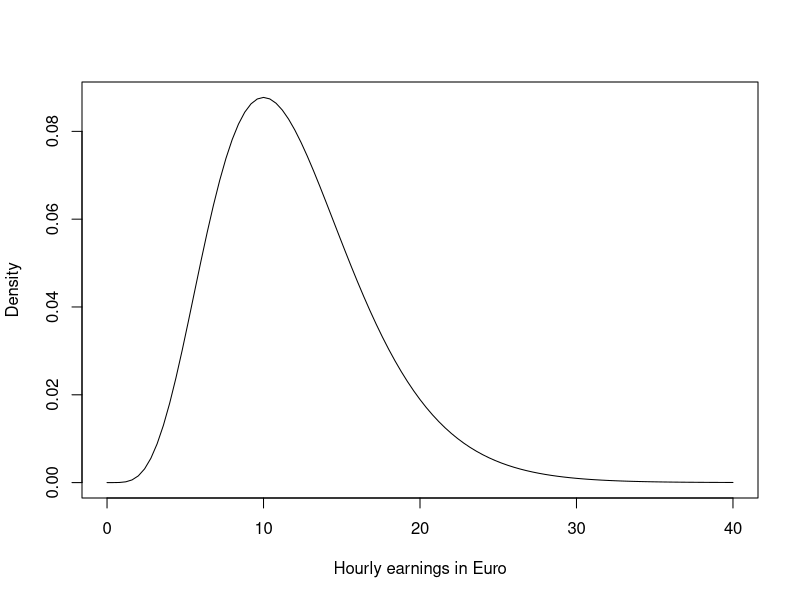
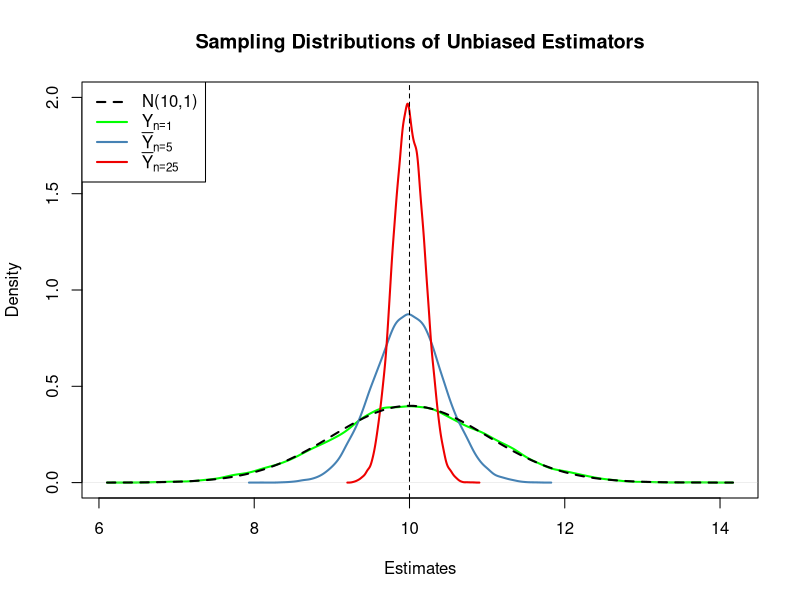
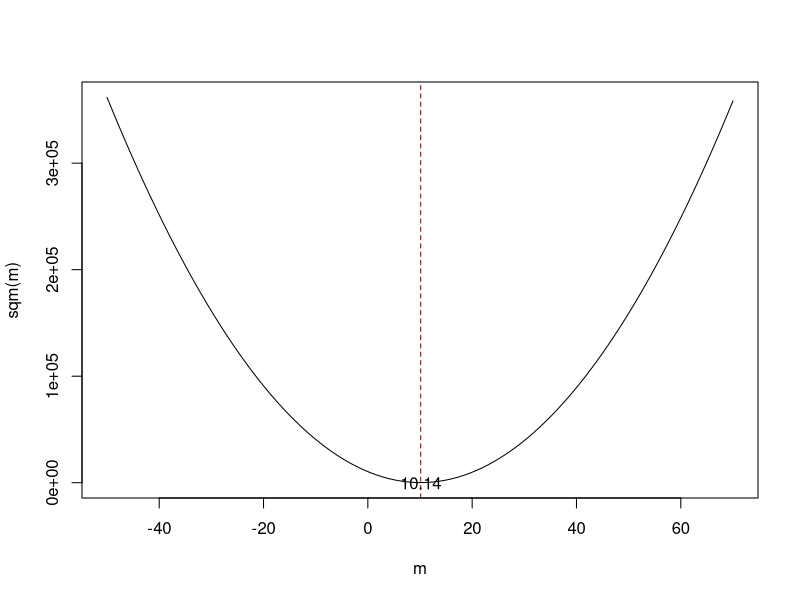
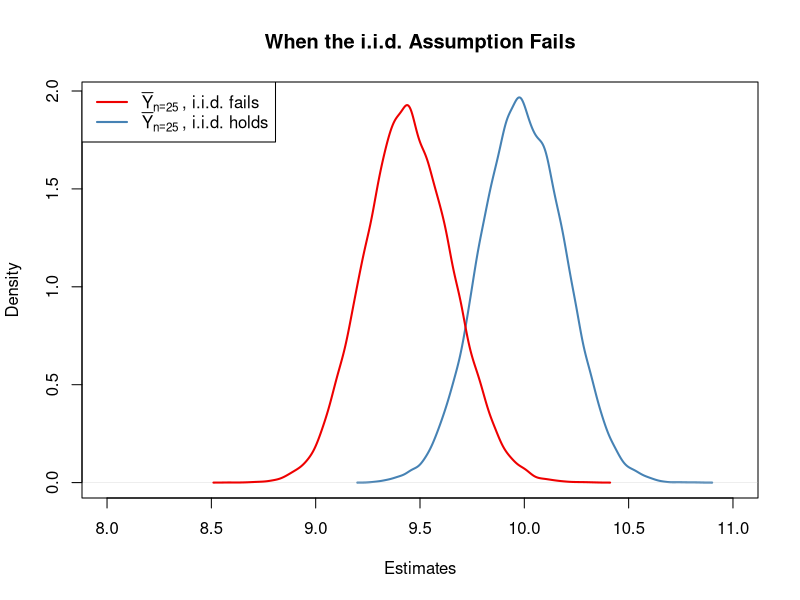
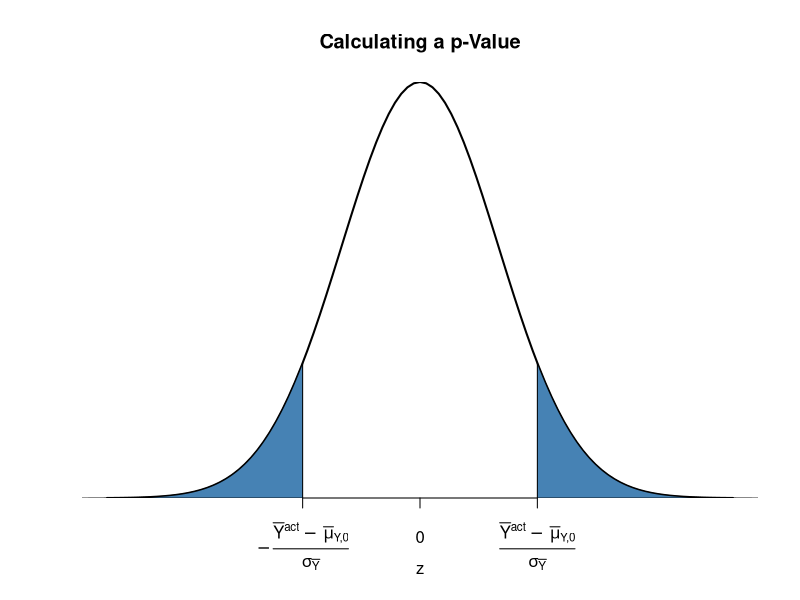
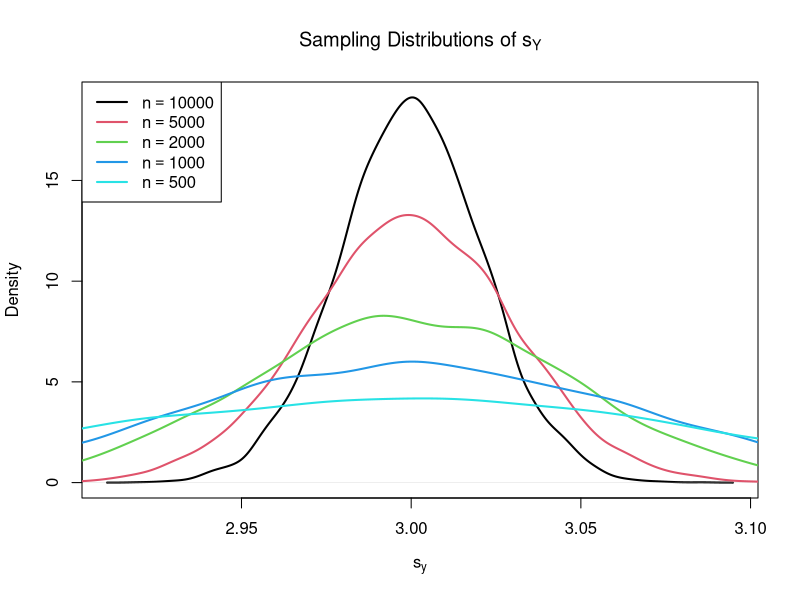
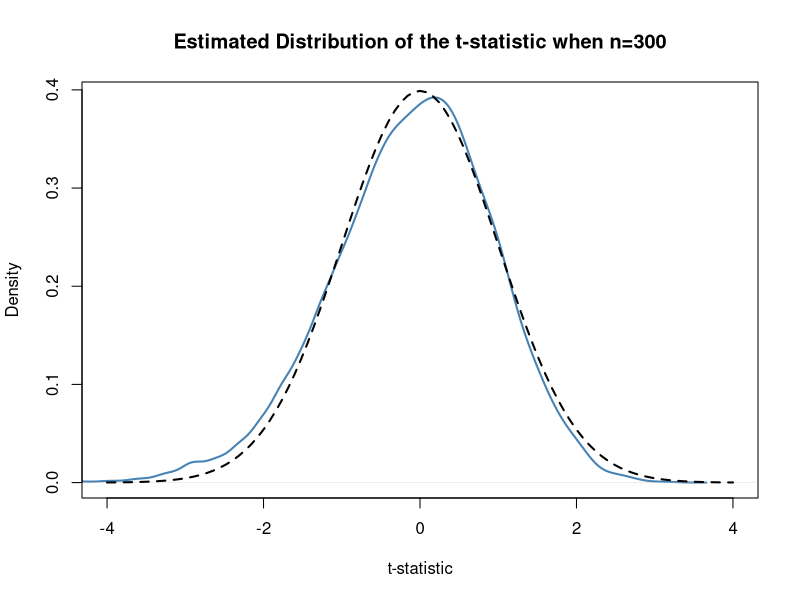
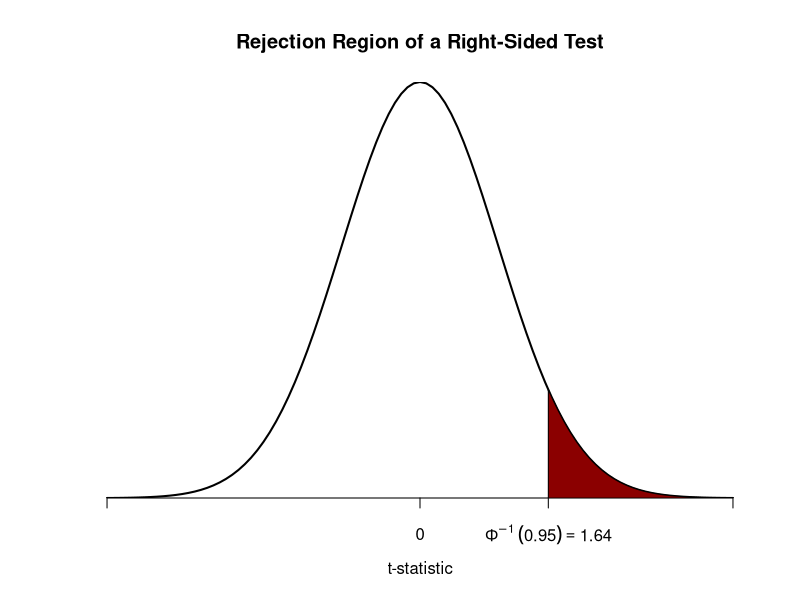

Generate these figures, in order, with R: (Note: this script raises an error after producing the figures.)
## ---- chunk 1
cat('
<div class = "keyconcept" id="KC3.1">
<h3 class = "right"> Key Concept 3.1 </h3>          
<h3 class = "left"> Estimators and Estimates </h3>

*Estimators* are functions of sample data drawn from an unknown population. *Estimates* are numeric values computed by estimators based on the sample data. Estimators are random variables because they are functions of *random* data. Estimates are nonrandom numbers.

</div>
')
## ---- chunk 2
cat('\\begin{keyconcepts}[Estimators and Estimates]{3.1}
\\textit{Estimators} are functions of sample data that are drawn randomly from an unknown population. \\textit{Estimates} are numeric values computed by estimators based on the sample data. Estimators are random variables because they are functions of \\textit{random} data. Estimates are nonrandom numbers.
\\end{keyconcepts}')
## ---- chunk 3
# plot the chi_12^2 distribution
curve(dchisq(x, df=12), 
      from = 0, 
      to = 40, 
      ylab = "Density", 
      xlab = "Hourly earnings in Euro")
## ---- chunk 4
# set seed for reproducibility
set.seed(1)

# sample from the chi_12^2 distribution, use only the first observation
rsamp <- rchisq(n = 100, df = 12)
rsamp[1]
## ---- chunk 5
cat('
<div class = "keyconcept" id="KC3.2">
<h3 class = "right"> Key Concept 3.2 </h3>          
<h3 class = "left"> Bias, Consistency and Efficiency </h3>

Desirable characteristics of an estimator include unbiasedness, consistency and efficiency.

**Unbiasedness:**  
If the mean of the sampling distribution of some estimator $\\hat\\mu_Y$ for the population mean $\\mu_Y$ equals $\\mu_Y$,
$$ E(\\hat\\mu_Y) = \\mu_Y, $$
the estimator is unbiased for $\\mu_Y$. The *bias* of $\\hat\\mu_Y$ then is $0$:

$$ E(\\hat\\mu_Y) - \\mu_Y = 0$$

**Consistency:**

We want the uncertainty of the estimator $\\mu_Y$ to decrease as the number of observations in the sample grows. More precisely, we want the probability that the estimate $\\hat\\mu_Y$ falls within a small interval around the true value $\\mu_Y$ to get increasingly closer to $1$ as $n$ grows. We write this as

$$ \\hat\\mu_Y \\xrightarrow{p} \\mu_Y. $$

**Variance and efficiency:**

We want the estimator to be efficient. Suppose we have two estimators, $\\hat\\mu_Y$ and $\\overset{\\sim}{\\mu}_Y$ and for some given sample size $n$ it holds that

$$ E(\\hat\\mu_Y) = E(\\overset{\\sim}{\\mu}_Y) = \\mu_Y $$
but
$$\\text{Var}(\\hat\\mu_Y) < \\text{Var}(\\overset{\\sim}{\\mu}_Y).$$

We then prefer to use $\\hat\\mu_Y$ as it has a lower variance than $\\overset{\\sim}{\\mu}_Y$, meaning that $\\hat\\mu_Y$ is more *efficient* in using the information provided by the observations in the sample.

</div>
')
## ---- chunk 6
cat('\\begin{keyconcepts}[Bias\\comma Consistency and Efficiency]{3.2}
Desirable characteristics of an estimator include unbiasedness, consistency and efficiency.\\newline

\\textbf{Unbiasedness:}

If the mean of the sampling distribution of some estimator $\\hat\\mu_Y$ for the population mean $\\mu_Y$ equals $\\mu_Y$,
$$ E(\\hat\\mu_Y) = \\mu_Ym, $$
the estimator is unbiased for $\\mu_Y$. The \\textit{bias} of $\\hat\\mu_Y$ then is $0$:

$$ E(\\hat\\mu_Y) - \\mu_Y = 0$$

\\textbf{Consistency:}

We want the uncertainty of the estimator $\\mu_Y$ to decrease as the number of observations in the sample grows. More precisely, we want the probability that the estimate $\\hat\\mu_Y$ falls within a small interval around the true value $\\mu_Y$ to get increasingly closer to $1$ as $n$ grows. We write this as

$$ \\hat\\mu_Y \\xrightarrow{p} \\mu_Y. $$

\\textbf{Variance and efficiency:}

We want the estimator to be efficient. Suppose we have two estimators, $\\hat\\mu_Y$ and $\\overset{\\sim}{\\mu}_Y$ and for some given sample size $n$ it holds that

$$ E(\\hat\\mu_Y) = E(\\overset{\\sim}{\\mu}_Y) = \\mu_Y $$
but
$$\\text{Var}(\\hat\\mu_Y) < \\text{Var}(\\overset{\\sim}{\\mu}_Y).$$

We then prefer to use $\\hat\\mu_Y$ as it has a lower variance than $\\overset{\\sim}{\\mu}_Y$, meaning that $\\hat\\mu_Y$ is more \\textit{efficient} in using the information provided by the observations in the sample.
\\end{keyconcepts}')
## ---- chunk 7
# generate a fictious population
pop <- rnorm(10000, 10, 1)

# sample from the population and estimate the mean
est1 <- replicate(expr = mean(sample(x = pop, size = 5)), n = 25000)

est2 <- replicate(expr = mean(sample(x = pop, size = 25)), n = 25000)

fo <- replicate(expr = sample(x = pop, size = 5)[1], n = 25000)
## ---- chunk 8
# check if object type is vector
is.vector(est1)
is.vector(est2)

# check length
length(est1)
length(est2)
## ---- chunk 9
# plot density estimate Y_1
plot(density(fo), 
      col = "green", 
      lwd = 2,
      ylim = c(0, 2),
      xlab = "Estimates",
      main = "Sampling Distributions of Unbiased Estimators")

# add density estimate for the distribution of the sample mean with n=5 to the plot
lines(density(est1), 
     col = "steelblue", 
     lwd = 2, 
     bty = "l")

# add density estimate for the distribution of the sample mean with n=25 to the plot
lines(density(est2), 
      col = "red2", 
      lwd = 2)

# add a vertical line at the true parameter
abline(v = 10, lty = 2)

# add N(10,1) density to the plot
curve(dnorm(x, mean = 10), 
     lwd = 2,
     lty = 2,
     add = T)

# add a legend
legend("topleft",
       legend = c("N(10,1)",
                  expression(Y[n == 1]),
                  expression(bar(Y)[n == 5]),
                  expression(bar(Y)[n == 25])
                  ), 
       lty = c(2, 1, 1, 1), 
       col = c("black","green", "steelblue", "red2"),
       lwd = 2)
## ---- chunk 10
# define the function and vectorize it
sqm <- function(m) {
 sum((y-m)^2)
}
sqm <- Vectorize(sqm)

# draw random sample and compute the mean
y <- rnorm(100, 10, 1)
mean(y)
## ---- chunk 11
# plot the objective function
curve(sqm(x), 
      from = -50, 
      to = 70,
      xlab = "m",
      ylab = "sqm(m)")

# add vertical line at mean(y)
abline(v = mean(y), 
       lty = 2, 
       col = "darkred")

# add annotation at mean(y)
text(x = mean(y), 
     y = 0, 
     labels = paste(round(mean(y), 2)))
## ---- chunk 12
# compute the population mean of pop
mean(pop)
## ---- chunk 13
# simulate outcomes for the sample mean when the i.i.d. assumption fails
est3 <-  replicate(n = 25000, 
                   expr = mean(sample(x = sort(pop), 
                                      size = 25, 
                                      prob = c(rep(4, 2500), rep(1, 7500)))))

# compute the sample mean of the outcomes
mean(est3)
## ---- chunk 14
# sampling distribution of sample mean, i.i.d. holds, n=25
plot(density(est2), 
      col = "steelblue",
      lwd = 2,
      xlim = c(8, 11),
      xlab = "Estimates",
      main = "When the i.i.d. Assumption Fails")

# sampling distribution of sample mean, i.i.d. fails, n=25
lines(density(est3),
      col = "red2",
      lwd = 2)

# add a legend
legend("topleft",
       legend = c(expression(bar(Y)[n == 25]~", i.i.d. fails"),
                  expression(bar(Y)[n == 25]~", i.i.d. holds")
                  ), 
       lty = c(1, 1), 
       col = c("red2", "steelblue"),
       lwd = 2)
## ---- chunk 15
# plot the standard normal density on the interval [-4,4]
curve(dnorm(x),
      xlim = c(-4, 4),
      main = "Calculating a p-Value",
      yaxs = "i",
      xlab = "z",
      ylab = "",
      lwd = 2,
      axes = "F")

# add x-axis
axis(1, 
     at = c(-1.5, 0, 1.5), 
     padj = 0.75,
     labels = c(expression(-frac(bar(Y)^"act"~-~bar(mu)["Y,0"], sigma[bar(Y)])),
                0,
                expression(frac(bar(Y)^"act"~-~bar(mu)["Y,0"], sigma[bar(Y)]))))

# shade p-value/2 region in left tail
polygon(x = c(-6, seq(-6, -1.5, 0.01), -1.5),
        y = c(0, dnorm(seq(-6, -1.5, 0.01)),0), 
        col = "steelblue")

# shade p-value/2 region in right tail
polygon(x = c(1.5, seq(1.5, 6, 0.01), 6),
        y = c(0, dnorm(seq(1.5, 6, 0.01)), 0), 
        col = "steelblue")
## ---- chunk 16
# vector of sample sizes
n <- c(10000, 5000, 2000, 1000, 500)

# sample observations, estimate using 'sd()' and plot the estimated distributions
sq_y <- replicate(n = 10000, expr = sd(rnorm(n[1], 10, 3)))
plot(density(sq_y),
     main = expression("Sampling Distributions of" ~ s[Y]),
     xlab = expression(s[y]),
     lwd = 2)

for (i in 2:length(n)) {
  sq_y <- replicate(n = 10000, expr = sd(rnorm(n[i], 10, 3)))
  lines(density(sq_y), 
        col = i, 
        lwd = 2)
}

# add a legend
legend("topleft",
       legend = c(expression(n == 10000),
                  expression(n == 5000),
                  expression(n == 2000),
                  expression(n == 1000),
                  expression(n == 500)), 
       col = 1:5,
       lwd = 2)
## ---- chunk 17
cat('
<div class = "keyconcept" id="KC3.4">
<h3 class = "right"> Key Concept 3.4 </h3>          
<h3 class = "left"> The Standard Error of $\\overline{Y}$ </h3>

Take an i.i.d. sample $Y_1, \\dots, Y_n$. The mean of $Y$ is consistently estimated by $\\overline{Y}$, the sample mean of the $Y_i$. Since $\\overline{Y}$ is a random variable, it has a sampling distribution with variance $\\frac{\\sigma_Y^2}{n}$.

The standard error of $\\overline{Y}$, denoted $SE(\\overline{Y})$ is an estimator of the standard deviation of $\\overline{Y}$:

$$ SE(\\overline{Y}) = \\hat\\sigma_{\\overline{Y}} = \\frac{s_Y}{\\sqrt{n}} $$

The caret (^) over $\\sigma$ indicates that $\\hat\\sigma_{\\overline{Y}}$ is an estimator for $\\sigma_{\\overline{Y}}$. 
</div>
')
## ---- chunk 18
cat('\\begin{keyconcepts}[The Standard Error of $\\overline{Y}$]{3.4}
Take an i.i.d. sample $Y_1, \\dots, Y_n$. The mean of $Y$ is consistently estimated by $\\overline{Y}$, the sample mean of the $Y_i$. Since $\\overline{Y}$ is a random variable, it has a sampling distribution with variance $\\frac{\\sigma_Y^2}{n}$.

The standard error of $\\overline{Y}$, denoted $SE(\\overline{Y})$ is an estimator of the standard deviation of $\\overline{Y}$:

$$ SE(\\overline{Y}) = \\hat\\sigma_{\\overline{Y}} = \\frac{s_Y}{\\sqrt{n}} $$

The caret (\\string^) over $\\sigma$ indicates that $\\hat\\sigma_{\\overline{Y}}$ is an estimator for $\\sigma_{\\overline{Y}}$. 
\\end{keyconcepts}
')
## ---- chunk 19
# draw 10000 samples of size 100 and estimate the mean of Y and
# estimate the standard error of the sample mean

mean_estimates <- numeric(10000)
se_estimates <- numeric(10000)

for (i in 1:10000) {
  
  s <- sample(0:1, 
              size = 100,  
              prob = c(0.9, 0.1),
              replace = T)
  
  mean_estimates[i] <- mean(s)
  se_estimates[i] <- sqrt(mean(s) * (1 - mean(s)) / 100)

}

mean(mean_estimates)
mean(se_estimates)
## ---- chunk 20
# sample and estimate, compute standard error
samplemean_act <- mean(
  sample(0:1, 
         prob = c(0.9, 0.1), 
         replace = T, 
         size = 100))

SE_samplemean <- sqrt(samplemean_act * (1 - samplemean_act) / 100)

# null hypothesis
mean_h0 <- 0.1

# compute the p-value
pvalue <- 2 * pnorm(- abs(samplemean_act - mean_h0) / SE_samplemean)
pvalue
## ---- chunk 21
# compute a t-statistic for the sample mean
tstatistic <- (samplemean_act - mean_h0) / SE_samplemean
tstatistic
## ---- chunk 22
# prepare empty vector for t-statistics
tstatistics <- numeric(10000)

# set sample size
n <- 300

# simulate 10000 t-statistics
for (i in 1:10000) {
  
  s <- sample(0:1, 
              size = n,  
              prob = c(0.9, 0.1),
              replace = T)
  
  tstatistics[i] <- (mean(s)-0.1)/sqrt(var(s)/n)
  
}
## ---- chunk 23
# plot density and compare to N(0,1) density
plot(density(tstatistics),
     xlab = "t-statistic",
     main = "Estimated Distribution of the t-statistic when n=300",
     lwd = 2,
     xlim = c(-4, 4),
     col = "steelblue")

# N(0,1) density (dashed)
curve(dnorm(x), 
      add = T, 
      lty = 2, 
      lwd = 2)
## ---- chunk 24
cat('
<div class = "keyconcept" id="KC3.5">
<h3 class = "right"> Key Concept 3.5 </h3>          
<h3 class = "left"> The Terminology of Hypothesis Testing </h3>

In hypothesis testing, two types of mistakes are possible:

1. The null hypothesis *is* rejected although it is true (type-I-error)  

2. The null hypothesis *is not* rejected although it is false (type-II-error) 

The **significance level** of the test is the probability to commit a type-I-error we are willing to accept in advance. E.g., using a prespecified significance level of $0.05$, we reject the null hypothesis if and only if the $p$-value is less than $0.05$. The significance level is chosen before the test is conducted.

An equivalent procedure is to reject the null hypothesis if the observed test statistic is, in absolute value terms, larger than the **critical value** of the test statistic. The critical value is determined by the significance level chosen and defines two disjoint sets of values which are called **acceptance region** and **rejection region**. The acceptance region contains all values of the test statistic for which the test does not reject while the rejection region contains all the values for which the test does reject.

The **$p$-value** is the probability that, in repeated sampling under the same conditions a test statistic is observed that provides just as much evidence against the null hypothesis as the test statistic actually observed.

The actual probability that the test rejects the true null hypothesis is called the **size of the test**. In an ideal setting, the size does equal the significance level.

The probability that the test correctly rejects a false null hypothesis is called **power**. 

</div>
')
## ---- chunk 25
cat('\\begin{keyconcepts}[The Terminology of Hypothesis Testing]{3.5}
In hypothesis testing, two types of mistakes are possible:\\newline

\\begin{enumerate}
\\item The null hypothesis \\textit{is} rejected although it is true (type-I-error)  
\\item The null hypothesis \\textit{is not} rejected although it is false (type-II-error) 
\\end{enumerate}\\vspace{0.5cm}

The \\textit{significance level} of the test is the probability to commit a type-I-error we are willing to accept in advance. E.g., using a prespecified significance level of $0.05$, we reject the null hypothesis if and only if the $p$-value is less than $0.05$. The significance level is chosen before the test is conducted.\\newline

An equivalent procedure is to reject the null hypothesis if the observed test statistic is, in absolute value terms, larger than the \\textit{critical value} of the test statistic. The critical value is determined by the significance level chosen and defines two disjoint sets of values which are called \\textit{acceptance region} and \\textit{rejection region}. The acceptance region contains all values of the test statistic for which the test does not reject while the rejection region contains all the values for which the test does reject.\\newline

The \\textit{$p$-value} is the probability that, in repeated sampling under the same conditions, a test statistic is observed that provides just as much evidence against the null hypothesis as the test statistic actually observed.\\newline

The actual probability that the test rejects the true null hypothesis is called the \\textit{size of the test}. In an ideal setting, the size equals the significance level.\\newline

The probability that the test correctly rejects a false null hypothesis is called \\textit{power}. 
\\end{keyconcepts}
')
## ---- chunk 26
# check whether p-value < 0.05
pvalue < 0.05
## ---- chunk 27
# check the critical value
qnorm(p = 0.975)

# check whether the null is rejected using the t-statistic computed further above
abs(tstatistic) > 1.96
## ---- chunk 28
cat('
<div class = "keyconcept" id="KC3.6">
<h3 class = "right"> Key Concept 3.6 </h3>          
<h3 class = "left"> Testing the Hypothesis $E(Y) = \\mu_{Y,0}$ Against the Alternative $E(Y) \\neq \\mu_{Y,0}$ </h3>

1. Estimate $\\mu_{Y}$ using $\\overline{Y}$ and compute the $SE(\\overline{Y})$, standard error of $\\overline{Y}$.

2. Compute the $t$-statistic.

3. Compute the $p$-value and reject the null hypothesis at the $5\\%$ level of significance if the $p$-value is smaller than $0.05$ or, equivalently, if
$$ \\left\\lvert t^{act} \\right\\rvert > 1.96. $$
</div>

')
## ---- chunk 29
cat('\\begin{keyconcepts}[Testing the Hypothesis $E(Y) = \\mu_{Y,0}$ Against the Alternative $E(Y) \\neq \\mu_{Y,0}$]{3.6}
\\begin{enumerate}
\\item Estimate $\\mu_{Y}$ using $\\overline{Y}$ and compute $SE(\\overline{Y})$, the standard error of $SE(\\overline{Y})$.
\\item Compute the $t$-statistic.
\\item Compute the $p$-value and reject the null hypothesis at the $5\\%$ level of significance if the $p$-value is smaller than $0.05$ or, equivalently, if $$\\left\\lvert t^{act} \\right\\rvert > 1.96.$$
\\end{enumerate}
\\end{keyconcepts}
')
## ---- chunk 30
# plot the standard normal density on the domain [-4,4]
curve(dnorm(x),
      xlim = c(-4, 4),
      main = "Rejection Region of a Right-Sided Test",
      yaxs = "i",
      xlab = "t-statistic",
      ylab = "",
      lwd = 2,
      axes = "F")

# add the x-axis
axis(1, 
     at = c(-4, 0, 1.64, 4), 
     padj = 0.5,
     labels = c("", 0, expression(Phi^-1~(.95)==1.64), ""))

# shade the rejection region in the left tail
polygon(x = c(1.64, seq(1.64, 4, 0.01), 4),
        y = c(0, dnorm(seq(1.64, 4, 0.01)), 0), 
        col = "darkred")
## ---- chunk 31
# plot the the standard normal density on the domain [-4,4]
curve(dnorm(x),
      xlim = c(-4, 4),
      main = "Rejection Region of a Left-Sided Test",
      yaxs = "i",
      xlab = "t-statistic",
      ylab = "",
      lwd = 2,
      axes = "F")

# add x-axis
axis(1, 
     at = c(-4, 0, -1.64, 4), 
     padj = 0.5,
     labels = c("", 0, expression(Phi^-1~(.05)==-1.64), ""))

# shade rejection region in right tail
polygon(x = c(-4, seq(-4, -1.64, 0.01), -1.64),
        y = c(0, dnorm(seq(-4, -1.64, 0.01)), 0), 
        col = "darkred")
## ---- chunk 32
cat('
<div class = "keyconcept" id="KC3.7">
<h3 class = "right"> Key Concept 3.7 </h3>          
<h3 class = "left"> Confidence Intervals for the Population Mean </h3>

A $95\\%$ confidence interval for $\\mu_Y$ is a random variable that contains the true $\\mu_Y$ in $95\\%$ of all possible random samples. When $n$ is large we can use the normal approximation. Then, $99\\%$, $95\\%$, $90\\%$ confidence intervals are

\\begin{align}
&99\\%\\text{ confidence interval for } \\mu_Y = \\left[ \\overline{Y} \\pm 2.58 \\times SE(\\overline{Y}) \\right], \\\\
&95\\%\\text{ confidence interval for } \\mu_Y = \\left[\\overline{Y} \\pm 1.96 \\times SE(\\overline{Y}) \\right], \\\\
&90\\%\\text{ confidence interval for } \\mu_Y = \\left[ \\overline{Y} \\pm 1.64 \\times SE(\\overline{Y}) \\right].
\\end{align}

These confidence intervals are sets of null hypotheses we cannot reject in a two-sided hypothesis test at the given level of confidence.

Now consider the following statements.

1. In repeated sampling, the interval
$$ \\left[ \\overline{Y} \\pm 1.96 \\times SE(\\overline{Y}) \\right] $$
covers the true value of $\\mu_Y$ with a probability of $95\\%$.

2. We have computed $\\overline{Y} = 5.1$ and $SE(\\overline{Y})=2.5$ so the interval
$$ \\left[ 5.1  \\pm 1.96 \\times 2.5 \\right] = \\left[0.2,10\\right] $$ covers the true value of $\\mu_Y$ with a probability of $95\\%$.

While 1. is right (this is in line with the definition above), 2. is wrong and none of your lecturers wants to read such a sentence in a term paper, written exam or similar, believe us.
The difference is that, while 1. is the definition of a random variable, 2. is one possible *outcome* of this random variable so there is no meaning in making any probabilistic statement about it. Either the computed interval does cover $\\mu_Y$ *or* it does not!

</div>
')
## ---- chunk 33
cat('\\begin{keyconcepts}[Confidence Intervals for the Population Mean]{3.7}
A $95\\%$ confidence interval for $\\mu_Y$ is a \\texttt{random variable} that contains the true $\\mu_Y$ in $95\\%$ of all possible random samples. When $n$ is large we can use the normal approximation. Then, $99\\%$, $95\\%$, $90\\%$ confidence intervals are

\\begin{align}
&99\\%\\text{ confidence interval for } \\mu_Y = \\left[ \\overline{Y} \\pm 2.58 \\times SE(\\overline{Y}) \\right], \\\\
&95\\%\\text{ confidence interval for } \\mu_Y = \\left[\\overline{Y} \\pm 1.96 \\times SE(\\overline{Y}) \\right], \\\\
&90\\%\\text{ confidence interval for } \\mu_Y = \\left[ \\overline{Y} \\pm 1.64 \\times SE(\\overline{Y}) \\right].
\\end{align}

These confidence intervals are sets of null hypotheses we cannot reject in a two-sided hypothesis test at the given level of confidence.\\newline

Now consider the following statements.\\newline

\\begin{enumerate}
\\item In repeated sampling, the interval
$$ \\left[ \\overline{Y} \\pm 1.96 \\times SE(\\overline{Y}) \\right] $$
covers the true value of $\\mu_Y$ with a probability of $95\\%$.

\\item We have computed $\\overline{Y} = 5.1$ and $SE(\\overline{Y})=2.5$ so the interval
$$ \\left[5.1  \\pm 1.96 \\times 2.5 \\right] = \\left[0.2,10\\right] $$ covers the true value of $\\mu_Y$ with a probability of $95\\%$.
\\end{enumerate}\\vspace{0.5cm}

While 1. is right (this is in line with the definition above), 2. is wrong and none of your lecturers wants to read such a sentence in a term paper, written exam or similar, believe us.
The difference is that, while 1. is the definition of a random variable, 2. is one possible \\textit{outcome} of this random variable so there is no meaning in making any probabilistic statement about it. Either the computed interval \\textit{does cover} $\\mu_Y$ or it \\textit{does not}!
\\end{keyconcepts}
')
## ---- chunk 34
# set seed
set.seed(1)

# generate some sample data
sampledata <- rnorm(100, 10, 10)

# check the type of the outcome produced by t.test
typeof(t.test(sampledata))

# display the list elements produced by t.test
ls(t.test(sampledata))
## ---- chunk 35
t.test(sampledata)$"conf.int"
## ---- chunk 36
t.test(sampledata)
## ---- chunk 37
# set random seed
set.seed(1)

# draw data from two different populations with equal mean
sample_pop1 <- rnorm(100, 10, 10)
sample_pop2 <- rnorm(100, 10, 20)

# perform a two sample t-test
t.test(sample_pop1, sample_pop2)
## ---- chunk 38
# load the 'readxl' package
library(readxl)
## ---- chunk 39
# import the data into R
cps <- read_excel(path = "data/cps_ch3.xlsx")
## ---- chunk 40
# load the 'dplyr' package
library(dplyr)
## ---- chunk 41
# get an overview of the data structure
head(cps)

# group data by gender and year and compute the mean, standard deviation
# and number of observations for each group
avgs <- cps %>% 
        group_by(a_sex, year) %>% 
        summarise(mean(ahe08), 
                  sd(ahe08), 
                  n())

# print the results to the console
print(avgs)
## ---- chunk 42
# split the dataset by gender
male <- avgs %>% dplyr::filter(a_sex == 1) 

female <- avgs %>% dplyr::filter(a_sex == 2)

# rename columns of both splits
colnames(male)   <- c("Sex", "Year", "Y_bar_m", "s_m", "n_m")
colnames(female) <- c("Sex", "Year", "Y_bar_f", "s_f", "n_f")

# estimate gender gaps
gap <- male$Y_bar_m - female$Y_bar_f

# compute standard errors
gap_se <- sqrt(male$s_m^2 / male$n_m + female$s_f^2 / female$n_f)

#Compute confidence intervals for all dates
gap_ci_l <- gap - 1.96 * gap_se

gap_ci_u <- gap + 1.96 * gap_se

result <- cbind(male[,-1], female[,-(1:2)], gap, gap_se, gap_ci_l, gap_ci_u)

# print the results to the console
print(result, digits = 3)
## ---- chunk 43
# set random seed
set.seed(123)

# generate dataset
X <- runif(n = 100, 
           min = 18, 
           max = 70)

Y <- X + rnorm(n=100, 50, 15)

# plot observations
plot(X, 
     Y, 
     type = "p",
     main = "A Scatterplot of X and Y",
     xlab = "Age",
     ylab = "Earnings",
     col = "steelblue",
     pch = 19)
## ---- chunk 44
# compute sample covariance of X and Y
cov(X, Y)

# compute sample correlation between X and Y
cor(X, Y)

# an equivalent way to compute the sample correlation
cov(X, Y) / (sd(X) * sd(Y))
## ---- chunk 45
library(MASS)

# set random seed
set.seed(1)

# positive correlation (0.81)
example1 <- mvrnorm(100,
                    mu = c(0, 0), 
                    Sigma = matrix(c(2, 2, 2, 3), ncol = 2),
                    empirical = TRUE)

# negative correlation (-0.81)
example2 <- mvrnorm(100,
                    mu = c(0, 0), 
                    Sigma = matrix(c(2, -2, -2, 3), ncol = 2),
                    empirical = TRUE)

# no correlation 
example3 <- mvrnorm(100,
                    mu = c(0, 0), 
                    Sigma = matrix(c(1, 0, 0, 1), ncol = 2),
                    empirical = TRUE)

# no correlation (quadratic relationship)
X <- seq(-3, 3, 0.01)
Y <- - X^2 + rnorm(length(X))

example4 <- cbind(X, Y)

# divide plot area as 2-by-2 array
par(mfrow = c(2, 2))

# plot datasets
plot(example1, col = "steelblue", pch = 20, xlab = "X", ylab = "Y", 
     main = "Correlation = 0.81")

plot(example2, col = "steelblue", pch = 20, xlab = "X", ylab = "Y", 
     main = "Correlation = -0.81")

plot(example3, col = "steelblue", pch = 20, xlab = "X", ylab = "Y", 
     main = "Correlation = 0")

plot(example4, col = "steelblue", pch = 20, xlab = "X", ylab = "Y", 
     main = "Correlation = 0")
## ---- chunk 46
if (my_output=="html") {
  cat('
<div  class = "DCexercise">

#### 1. Biased ... {-}

Consider the following alternative estimator for $\\mu_Y$, the mean of the $Y_i$

$$\\widetilde{Y}=\\frac{1}{n-1}\\sum\\limits_{i=1}^n Y_i$$

In this exercise we will illustrate that this estimator is a biased estimator for $\\mu_Y$.

**Instructions:**

  + Define a function <tt>Y_tilde</tt> that implements the estimator above.
  
  + Randomly draw 5 observations from the $\\mathcal{N}(10, 25)$ distribution and compute an estimate using <tt>Y_tilde()</tt>. Repeat this procedure 10000 times and store the results in <tt>est_biased</tt>. 
  
  + Plot a histogram of <tt>est_biased</tt>.
  
  + Add a red vertical line at $\\mu=10$ using the function <tt>abline()</tt>.
  
<iframe src="DCL/ex3_1.html" frameborder="0" scrolling="no" style="width:100%;height:400px"></iframe>

**Hints:**

  + To compute the sum of a vector you can use <tt>sum()</tt>, to get the length of a vector you can use <tt>length()</tt>.
  
  + Use the function <tt>replicate()</tt> to compute repeatedly estimates of random samples. With the arguments <tt>expr</tt> and <tt>n</tt> you can specify the operation and how often it has to be replicated.
  
  + A histogram can be plotted with the function <tt>hist()</tt>.
  
  + The point on the x-axis as well as the color for the vertical line can be specified via the arguments <tt>v</tt> and <tt>col</tt>.

</div>')
} else {
  cat('\\begin{center}\\textit{This interactive part of the book is only available in the HTML version.}\\end{center}')
}
## ---- chunk 47
if (my_output=="html") {
  cat('
<div  class = "DCexercise">

#### 2. ... but consistent estimator {-}

Consider again the estimator from the previous exercise. It is available in your environment as the function <tt>Y_tilde()</tt>. You are requested to do the same procedure as in the previous exercise. This time, however, increase the number of observations to draw from 5 to 1000. 

What do you notice? What can you say about this estimator?

**Instructions:**

  + Randomly draw 1000 observations from the $\\mathcal{N}(10, 25)$ distribution and compute an estimate of the mean using <tt>Y_tilde()</tt>. Repeat this procedure 10000 times and store the results in <tt>est_consistent</tt>. 
  
  + Plot a histogram of <tt>est_consistent</tt>.
  
  + Add a red vertical line at $\\mu=10$ using the function <tt>abline()</tt>.
  
<iframe src="DCL/ex3_2.html" frameborder="0" scrolling="no" style="width:100%;height:340px"></iframe>

**Hints:**

  + Use the function <tt>replicate()</tt> to compute estimates of repeatedly drawn random samples. Using the arguments <tt>expr</tt> and <tt>n</tt> you may specify the operation and how often it will be replicated.
  
  + A histogram can be plotted with the function <tt>hist()</tt>.
  
  + The position on the x-axis as well as the color for the vertical line can be specified via the arguments <tt>v</tt> and <tt>col</tt>.

</div>')}
## ---- chunk 48
if (my_output=="html") {
  cat('
<div  class = "DCexercise">

#### 3. Efficiency of an Estimator {-}

In this exercise we want to illustrate the result that the sample mean

$$\\hat{\\mu}_Y=\\sum\\limits_{i=1}^{n}a_iY_i$$ with the equal weighting scheme $a_i=\\frac{1}{n}$ for $i=1,...,n$ is the best linear unbiased estimator (BLUE) of $\\mu_Y$. 

As an alternative, consider the estimator

$$\\tilde{\\mu}_Y=\\sum\\limits_{i=1}^{n}b_iY_i$$

where $b_i$ gives the first $\\frac{n}{2}$ observations a higher weighting than the second $\\frac{n}{2}$ observations (we assume that $n$ is even for simplicity). 

The vector of weights <tt>w</tt> has been defined already and is available in your working environment.

**Instructions:**

  + Verify that $\\tilde{\\mu}$ is an unbiased estimator of $\\mu_Y$, the mean of the $Y_i$.
  
  + Implement the alternative estimator of $\\mu_Y$ as a function <tt>mu_tilde()</tt>.

  + Randomly draw 100 observations from the $\\mathcal{N}(5, 100)$ distribution and compute estimates with both estimators. Repeat this procedure 10000 times and store the results in <tt>est_bar</tt> and <tt>est_tilde</tt>.
  
  + Compute the sample variances of <tt>est_bar</tt> and <tt>est_tilde</tt>. What can you say about both estimators?
  
<iframe src="DCL/ex3_3.html" frameborder="0" scrolling="no" style="width:100%;height:420px"></iframe>

**Hints:**

  + In order for $\\tilde{\\mu}$ to be an unbiased estimator all weights have to sum up to 1.
  
  + Use the function <tt>replicate()</tt> to compute estimates of repeatedly drawn samples. With the arguments <tt>expr</tt> and <tt>n</tt> you can specify the operation and how often it is replicated.

  + You may use <tt>var()</tt> the compute the sample variance.

</div>')}
## ---- chunk 49
if (my_output=="html") {
  cat('
<div  class = "DCexercise">

#### 4. Hypothesis Test --- $t$-statistic {-}

Consider the CPS dataset from Chapter \\@ref(aattggoe) again. The dataset <tt>cps</tt> is available in your working environment.

We suppose that the average hourly earnings (in prices of 2012) <tt>ahe12</tt> exceed 23.50 $\\$/h$ and wish to test this hypothesis at a significance level of $\\alpha=0.05$. Please do the following:

**Instructions:**

  + Compute the test statistic by hand and assign it to <tt>tstat</tt>.
  
  + Use <tt>tstat</tt> to accept or reject the null hypothesis. Please do so using the normal approximation. 
  
<iframe src="DCL/ex3_4.html" frameborder="0" scrolling="no" style="width:100%;height:340px"></iframe>

**Hints:**

  + We test $H_0:\\mu_{Y_{ahe}}\\leq 23.5$ vs. $H_1:\\mu_{Y_{ahe}}>23.5$. That is, we conduct a right-sided test.
  
  + The $t$-statistic is defined as $\\frac{\\bar{Y}-\\mu_{Y,0}}{s_{Y}/\\sqrt{n}}$ where $s_Y$ denotes the sample variance.

  + To decide whether the null hypothesis is accepted or rejected you can compare the $t$-statistic with the respective quantile of the standard normal distribution. Use logical operators.

</div>')}
## ---- chunk 50
if (my_output=="html") {
  cat('
<div  class = "DCexercise">

#### 5. Hypothesis Test --- $p$-value {-}

Reconsider the test situation from the previous exercise. The dataset <tt>cps</tt> as well as the vector <tt>tstat</tt> are available in your working environment.

Instead of using the $t$-statistic as decision criterion you may also use the $p$-value. Now please do the following:

**Instructions:**

  + Compute the $p$-value by hand and assign it to <tt>pval</tt>.
  
  + Use <tt>pval</tt> to accept or reject the null hypothesis.
  
<iframe src="DCL/ex3_5.html" frameborder="0" scrolling="no" style="width:100%;height:340px"></iframe>

**Hints:**

  + The $p$-value for a right-sided test can be computed as $p=P(t>t^{act}|H_0)$.
  
  + We reject the null if $p<\\alpha$. Use logical operators to check for this.

</div>')}
## ---- chunk 51
if (my_output=="html") {
  cat('
<div  class = "DCexercise">

#### 6. Hypothesis Test --- One Sample $t$-test {-}

In the last two exercises we discussed two ways of conducting a hypothesis test. These approaches are somewhat cumbersome to apply by hand which is why <tt>R</tt> provides the function <tt>t.test()</tt>. It does most of the work automatically. <tt>t.test()</tt> provides $t$-statistics, $p$-values and even confidence intervals (more on the latter in later exercises). Note that <tt>t.test()</tt> uses the $t$-distribution instead of the normal distribution which becomes important when the sample size is small. 

The dataset <tt>cps</tt> and the variable <tt>pval</tt> from Exercise 3.4 are available in your working environment.

**Instructions:**

  + Conduct the hypothesis test from previous exercises using the function <tt>t.test()</tt>.
  
  + Extract the $t$-statistic and the $p$-value from the list created by <tt>t.test()</tt>. Assign them to the variables <tt>tstat</tt> and <tt>pvalue</tt>.
  
  + Verify that using the normal approximation here is valid as well by computing the difference between both $p$-values.
  
<iframe src="DCL/ex3_6.html" frameborder="0" scrolling="no" style="width:100%;height:340px"></iframe>

**Hints:**

  + The type of the test as well as the null hypothesis can be specified via the arguments <tt>alternative</tt> and <tt>mu</tt>.
  
  + The $t$-statistic and the $p$-value can be obtained via <tt>\\$statistic</tt> and <tt>\\$p.value</tt>, respectively.

</div>')}
## ---- chunk 52
if (my_output=="html") {
  cat('
<div  class = "DCexercise">

#### 7. Hypothesis Test --- Two Sample $t$-test {-}

Consider the annual maximum sea levels at Port Pirie (Southern Australia) and Fremantle (Western Australia) for the last 30 years.

The observations are made available as vectors <tt>portpirie</tt> and <tt>fremantle</tt> in your working environment.

**Instructions:**

  + Test whether there is a significant difference in the annual maximum sea levels at a significance level of $\\alpha=0.05$.

<iframe src="DCL/ex3_7.html" frameborder="0" scrolling="no" style="width:100%;height:340px"></iframe>

**Hints:**

  + We test $H_0:\\mu_{P}-\\mu_{F}=0$ vs. $H_1:\\mu_{P}-\\mu_{F}\\ne 0$. That is, we conduct a two sample $t$-test.
  
  + For a two sample $t$-test the function <tt>t.test()</tt> expects two vectors containing the data.

</div>')}
## ---- chunk 53
if (my_output=="html") {
  cat('
<div  class = "DCexercise">

#### 8. Confidence Interval {-}

Reconsider the test situation concerning the annual maximum sea levels at Port Pirie and Fremantle.

The variables <tt>portpirie</tt> and <tt>fremantle</tt> are again available in your working environment.

**Instructions:**

  + Construct a $95\\%$-confidence interval for the difference in the sea levels using <tt>t.test()</tt>.

<iframe src="DCL/ex3_8.html" frameborder="0" scrolling="no" style="width:100%;height:340px"></iframe>

**Hint:**

  + The function <tt>t.test()</tt> computes a $95\\%$ confidence interval by default. This is accessible via <tt>$conf.int</tt>.

</div>')}
## ---- chunk 54
if (my_output=="html") {
  cat('
<div  class = "DCexercise">

#### 9. (Co)variance and Correlation I {-}

Consider a random sample $(X_i, Y_i)$ for $i=1,...,100$.

The respective vectors <tt>X</tt> and <tt>Y</tt> are available in your working environment.

**Instructions:**

  + Compute the variance of $X$ using the function <tt>cov()</tt>.
  
  + Compute the covariance of $X$ and $Y$.
  
  + Compute the correlation between $X$ and $Y$.

<iframe src="DCL/ex3_9.html" frameborder="0" scrolling="no" style="width:100%;height:340px"></iframe>

**Hints:**

  + The variance is a special case of the covariance.
  
  + <tt>cov()</tt> as well as <tt>cor()</tt> expect a vector for each variable.

</div>')}
## ---- chunk 55
if (my_output=="html") {
  cat('
<div  class = "DCexercise">

#### 10. (Co)variance and Correlation II {-}

In this exercise we want to examine the limitations of the correlation as a dependency measure. 

Once the session has initialized you will see the plot of 100 realizations from two random variables $X$ and $Y$.

The respective observations are available in the vectors <tt>X</tt> and <tt>Y</tt> in your working environment.

**Instructions:**

  + Compute the correlation between $X$ and $Y$. Interpret your result critically.

<iframe src="DCL/ex3_10.html" frameborder="0" scrolling="no" style="width:100%;height:340px"></iframe>

**Hint:**

  + <tt>cor()</tt> expects a vector for each variable.

</div>')}
